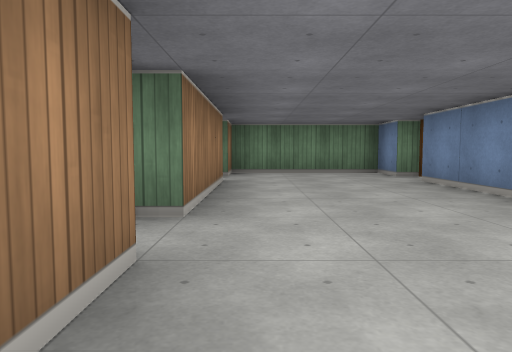
View 1 (above)

19 first-person views from a walk through a cub3D maze. The camera is about half as high as the walls, tilts 4° down and sees 70° across. The floor is counted in squares. Each view is taken from the middle of a square. On the plan, view 1 faces up. The plan holds only what a view shows up to about 9 squares ahead; the rest is blank.

View 2
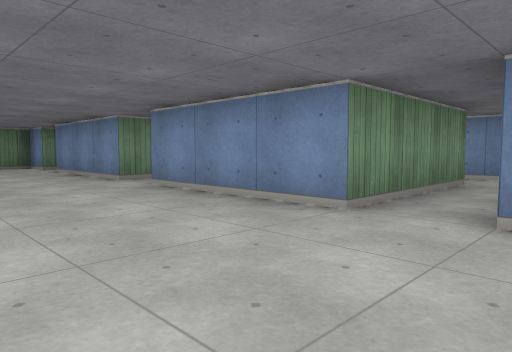

View 3
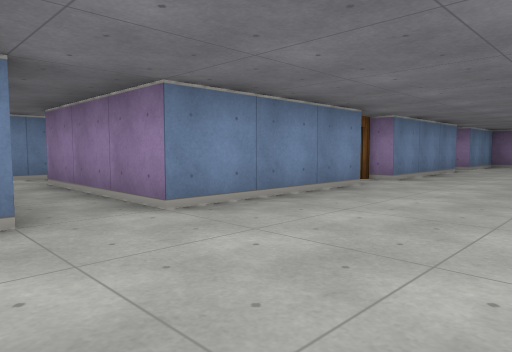

View 4
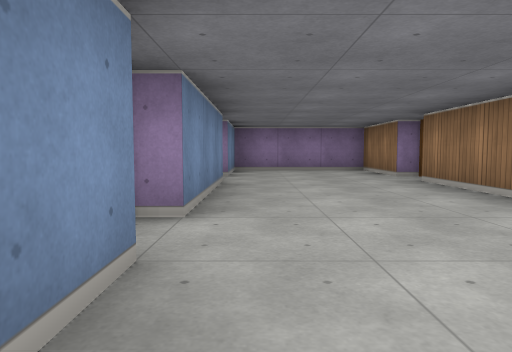

View 5
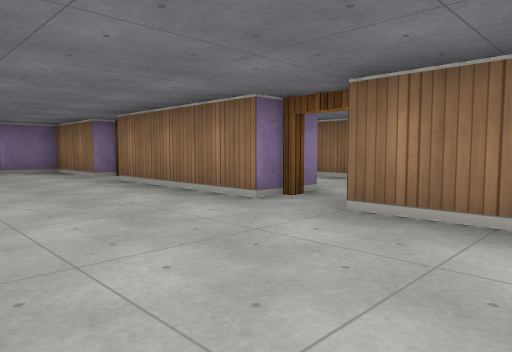

View 6
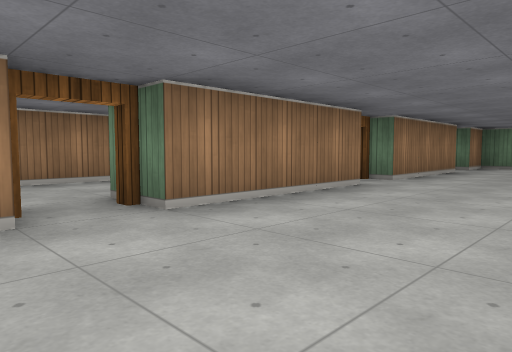

View 7
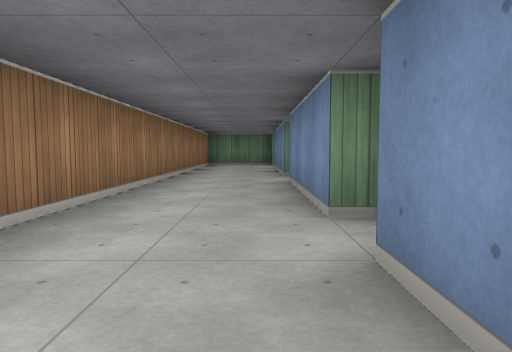

View 8
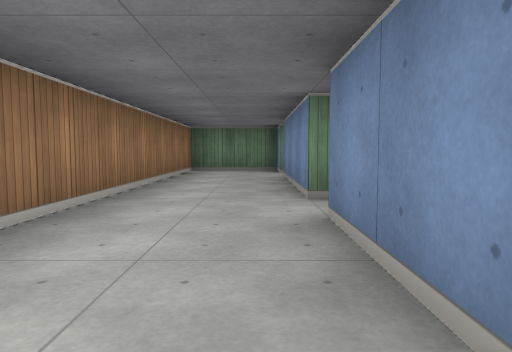

View 9
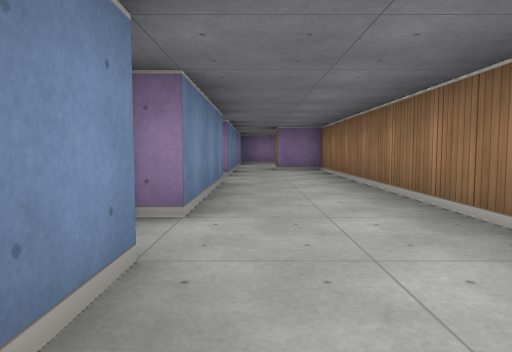

View 10
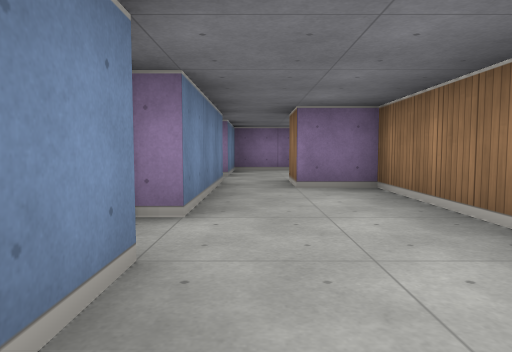

View 11
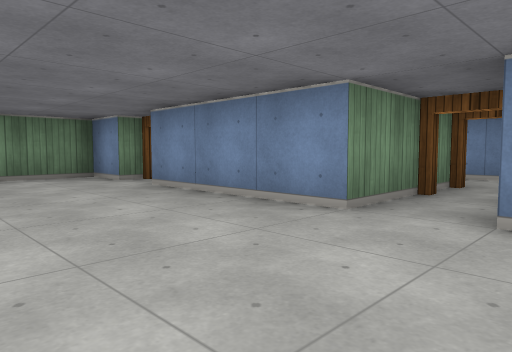

View 12
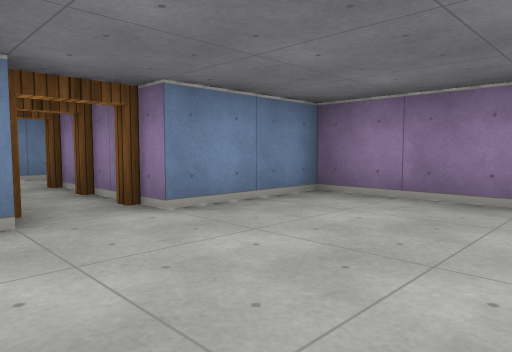

View 13
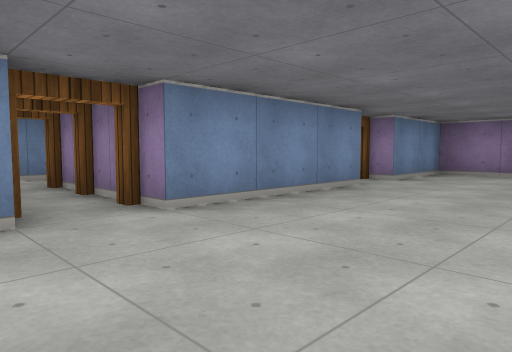

View 14
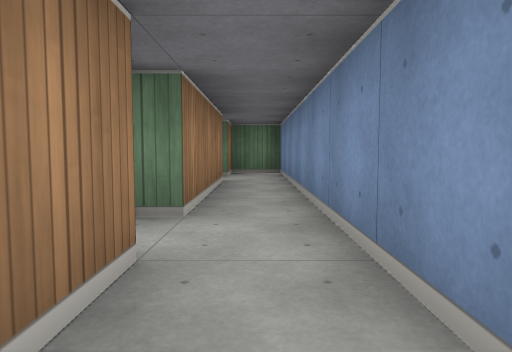

View 15
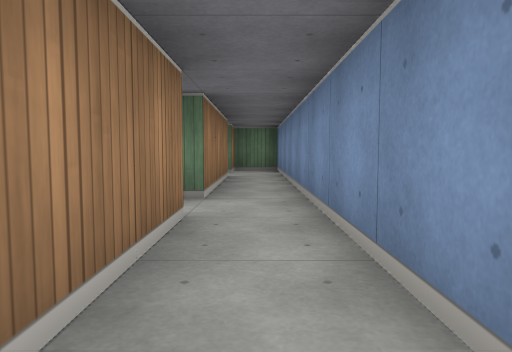

View 16
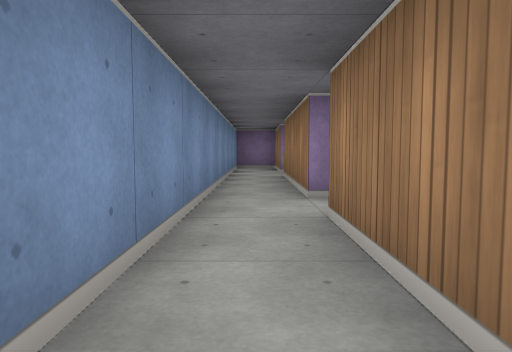

View 17
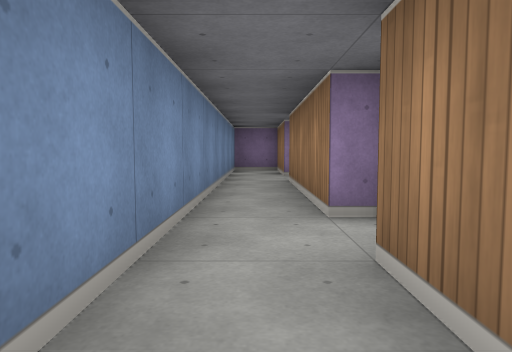

View 18
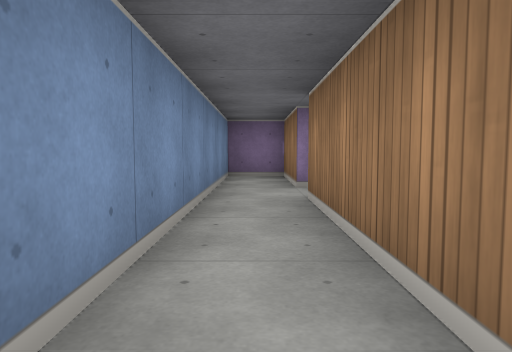

View 19
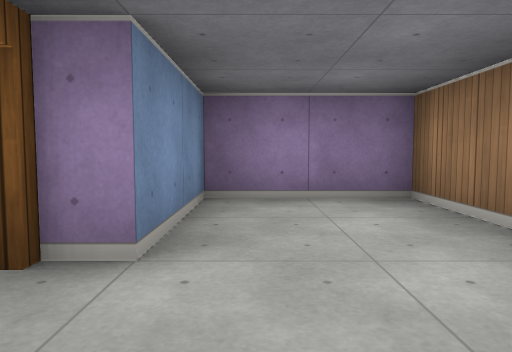

### Floor plan
Points are (right, up) in squares from view 1. A wall is a line through its corners. A room is listed if a view was taken in it or the views show most of it. See-through windows are left out.
Room 1 (views 1, 2, 3, 4, 5, 6, 11, 12, 13)
walls: (-0.5, -4.4) (-0.5, -5.5); (-0.5, 1.6) (-0.5, -1.5); (2.5, -5.6) (2.5, -2.5) (5.5, -2.5); (5.5, -1.5) (2.5, -1.5) (2.5, 1.5); (-0.5, -6.5) (-0.5, -9.5); (5.5, 2.5) (2.5, 2.5) (2.5, 5.5); (-0.5, 5.5) (-0.5, 2.5); (2.5, -9.6) (2.5, -6.5); (-0.5, -10.5) (-0.5, -12.5) (2.5, -12.5) (2.5, -10.5); (2.5, 6.5) (2.5, 7.5) (-0.5, 7.5) (-0.5, 6.5)
ways out: open door at (-1, -6) to room 2; open door at (-1, -2) to room 2; open door at (-1, 2) to room 2; open door at (-1, 6) to room 2; opening at (5, -2) to room 3; open door at (4, -10) to room 3; open door at (4, -6) to room 3; open door at (4, 6) to room 3; open door at (4.5, 2) to room 3; open door at (-1, -10) to room 4
Room 2 (views 7, 8, 9, 10)
walls: (-1.5, -1.5) (-1.5, 1.5); (-1.5, 2.5) (-1.5, 5.5); (-1.5, -5.5) (-1.5, -2.5); (-1.5, 6.5) (-1.5, 7.5) (-3.5, 7.5) (-3.5, -8.5) (-2.5, -8.5); (-1.5, -8.5) (-1.5, -6.5)
ways out: open door at (-1, -6) to room 1; open door at (-1, -2) to room 1; open door at (-1, 2) to room 1; open door at (-1, 6) to room 1; opening at (-2, -9) to room 4
Room 3 (views 14, 15, 16, 17, 18)
walls: (5.5, -3.6) (5.5, -5.5); (5.5, 1.5) (5.5, -0.4); (5.5, -6.5) (5.5, -9.5); (5.5, 5.5) (5.5, 2.5); (5.5, -10.5) (5.5, -12.5) (6.5, -12.5) (6.5, 7.5) (5.5, 7.5) (5.5, 6.5)
ways out: opening at (5, -2) to room 1; open door at (4, -10) to room 1; open door at (4, -6) to room 1; open door at (4, 6) to room 1; open door at (4.5, 2) to room 1
Room 4 (view 19)
walls: (-3.5, -11.1) (-3.5, -12.5) (-1.5, -12.5) (-1.5, -10.5); (-1.5, -9.5) (-1.5, -8.5); (-2.5, -8.5) (-2.5, -9.5)
ways out: open door at (-1, -10) to room 1; opening at (-2, -9) to room 2

Where each view was taken, in squares from view 1:
view 1: 0 up, 0 right, facing up
view 2: 3 down, 0 right, facing up-right
view 3: 1 down, 0 right, facing down-right
view 4: 4 down, 2 right, facing down
view 5: 4 down, 2 right, facing down-left
view 6: 3 down, 2 right, facing up-left
view 7: 4 down, 2 left, facing up
view 8: 1 down, 2 left, facing up
view 9: 0 up, 2 left, facing down
view 10: 4 down, 2 left, facing down
view 11: 1 up, 0 right, facing up-right
view 12: 9 down, 0 right, facing down-right
view 13: 5 down, 0 right, facing down-right
view 14: 0 up, 6 right, facing up
view 15: 1 down, 6 right, facing up
view 16: 3 down, 6 right, facing down
view 17: 4 down, 6 right, facing down
view 18: 6 down, 6 right, facing down
view 19: 9 down, 2 left, facing down
